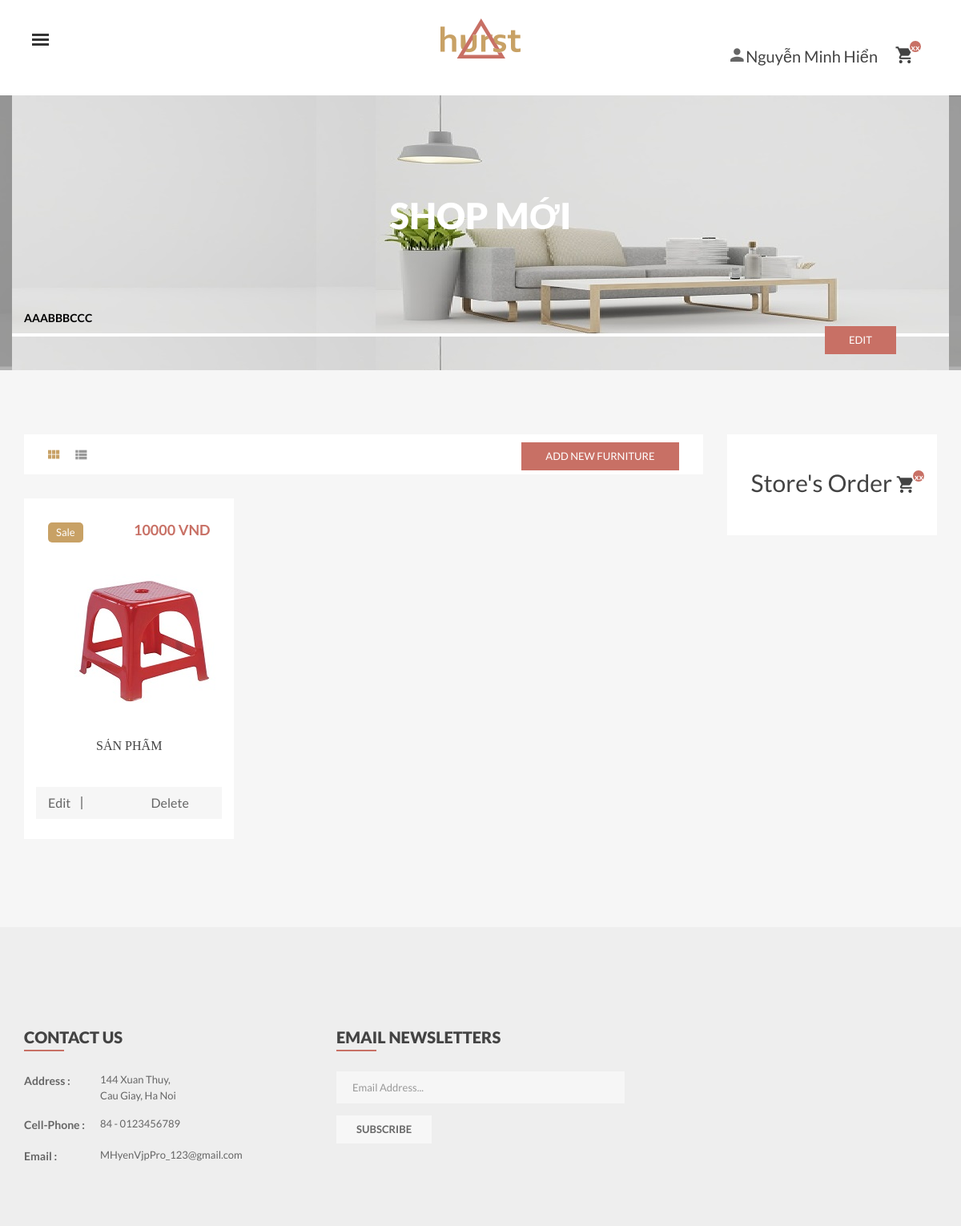
/my_shop (signed in), run on the app's committed database.
### website/models.py (models this page shows)
class User(db.Model, UserMixin):
    id = db.Column(db.Integer, primary_key=True)
    full_name = db.Column(db.String(100))
    user_name = db.Column(db.String(150), unique=True)
    password = db.Column(db.String(150))
    type_user = db.Column(db.Integer)

class Shop(db.Model, UserMixin):
    id = db.Column(db.Integer, primary_key=True)
    name = db.Column(db.String(100))
    id_user = db.Column(db.Integer)
    address = db.Column(db.String(200))
    img = db.Column(db.String(150))

class Furniture(db.Model, UserMixin):
    id = db.Column(db.Integer, primary_key=True)
    name = db.Column(db.String(100))
    id_shop = db.Column(db.Integer)
    img = db.Column(db.String(150))
    price = db.Column(db.Integer)
    describe = db.Column(db.String(5000))
    status = db.Column(db.String(50))

### website/views.py (the view)
@views.route('/my_shop', methods=['POST', 'GET'])
def my_shop():
    list_shop = Shop.query.all()
    list_furniture = Furniture.query.all()
    user=current_user
    shop = False
    for i in list_shop:
        if i.id_user == user.id:
            shop = i
    list_fic = FurInCart().query.all()
    total=0
    count=0
    for i in list_fic:
        if i.id_cart == current_user.id:
            total+=i.price*i.quantity
            count+=1
    return render_template("my_shop.html", user=current_user,
                                        shop=shop,
                                        list_fur=list_furniture,
                                        total=total,
                                        count=count)

### website/__init__.py (called while the page is built)
def create_app():
    app = Flask(__name__)
    app.config['SECRET_KEY'] = 'Vjp pro'
    app.config['SQLALCHEMY_DATABASE_URI'] = f'sqlite:///{DB_NAME}'
    app.app_context().push()
    db.init_app(app)
    app.config["IMAGE_UPLOADS"] = "website/static/uploads/"
    app.config["ALLOWED_IMAGE_EXTENSIONS"] = ["JPEG", "JPG", "PNG", "GIF"]
    app.config['WHOOSH_BASE'] = 'whoosh'
    from .views import views
    from .auth import auth
    app.register_blueprint(views, url_prefix = '/')
    app.register_blueprint(auth, url_prefix = '/')
    from .models import User
    create_database(app)
    login_manager = LoginManager()
    login_manager.login_view = 'auth.login'
    login_manager.init_app(app)
    @login_manager.user_loader
    def load_user(id):
        return User.query.get(int(id))
    return app

### website/templates/my_shop.html (shortened to what this page needs)
{% extends "base.html" %}
{% block content %}
    {% if shop == 0 %}
    <div class="contact-us-area  pt-80 pb-80">
        <div class="container">
            <div class="thankyour-area bg-white mb-30">
                <div class="row">
                    <div class="col-md-12">
                        <div class="thankyou">
                            <h2 class="text-center mb-0">
                                You don't have any stores. Let's create a new store and start your business
                            </h2>
                        </div>
                    </div>
                </div>
            </div>
        </div>
        <a href="/create_shop/{{user.id}}" class="button-one submit-button" data-text="Create store" style="margin-left: 650px;">
            Create store
        </a>
    </div>
    {% else %}
    <div class="heading-banner-area overlay-bg">
        <div class="container">
            <div class="row">
                <div class="col-md-12" style="background-image: url(/static/uploads/{{shop.img}});">
                    <div class="heading-banner">
                        <div class="heading-banner-title">
                            <h2>{{shop.name}}</h2>
                        </div>
                        <div class="breadcumbs pb-15">
                            <ul>
                                <li><a style="color: black;">{{shop.address}}</a></li>
                                <a href="/edit_shop/{{shop.id}}" class="button-one submit-button" data-text="Edit" style="margin-left: 1000px;">
                                    edit
                                </a>
                            </ul>
                        </div>
                    </div>
                </div>
            </div>
        </div>
    </div>
    <div class="product-area pt-80 pb-80 product-style-2">
        <div class="container">
            <div class="row">
                <div class="col-md-9">
                    <div class="shop-content">
                        <div class="product-option mb-30 mt-tab-30 mt-xs-30 clearfix">
                            <ul class="shop-tab">
                                <li class="active"><a href="#grid-view" data-toggle="tab"><i class="zmdi zmdi-view-module"></i></a></li>
                                <li><a href="#list-view"  data-toggle="tab"><i class="zmdi zmdi-view-list"></i></a></li>
                            </ul>
                            <div class="showing text-right hidden-xs" style="margin-top: 10px;">
                                <a href="/add_new_furniture/{{shop.id}}" class="button-one submit-button" data-text="Add new furnitiure" >
                                    Add new Furniture
                                </a>
                            </div>
                        </div>
                        <div class="tab-content">
                            <div class="tab-pane active" id="grid-view">
                                <div class="row">
                                    {% for fur in list_fur %}
                                    {% if fur.id_shop == shop.id %}
                                    <div class="col-lg-4 col-md-4 col-sm-6 col-xs-12">
                                        <div class="single-product">
                                            <div class="product-img">
                                                <span class="pro-label new-label">{{fur.status}}</span>
                                                <span class="pro-price-2">{{fur.price}} VND</span>
                                                <a style="width: 270px; height: 270px;" href="/detail_furniture/{{fur.id}}"><img src="/static/uploads/{{fur.img}}" alt="" /></a>
                                            </div>
                                            <div class="product-info clearfix text-center">
                                                <div class="fix">
                                                    <h4 class="post-title"><a href="/detail_furniture/{{fur.id}}">{{fur.name}}</a></h4>
                                                </div>
                                                <div class="clearfix">
                                                    <div class="product-action clearfix">
                                                        <a href="/edit_furniture/{{fur.id}}" data-toggle="tooltip" data-placement="top" >Edit</a>
                                                        <a href="/delete_fur/{{fur.id}}" data-toggle="modal" data-placement="top" style="margin-left: 80px;">Delete</a>
                                                    </div>
                                                </div>
                                            </div>
                                        </div>
                                    </div>
                                    {% endif %}
                                    {% endfor %}
                                </div>
                            </div>
                        </div>
                    </div>
                </div>
                <div class="col-md-3">
                    <aside class="widget widget-search mb-30">
                        <a class="cart-icon" href="/store_order/{{shop.id}}" style="font-size: 30px;">
                            Store's Order
                            <i class="zmdi zmdi-shopping-cart"></i>
                            <span>xx</span>
                        </a>
                    </aside>
                </div>
            </div>
        </div>
    </div>
    {% endif %}
{% endblock content %}

### website/templates/header.html (shortened to what this page needs)
<header id="sticky-menu" class="header header-2">
    <div class="header-area">
        <div class="container-fluid">
            <div class="row">
                <div class="col-sm-4 col-sm-offset-4 col-xs-7">
                    <div class="logo text-center">
                        <a href="/"><img src="/static/img/logo/logo.png" alt="" /></a>
                    </div>
                </div>
                <div class="col-sm-4 col-xs-5">
                    <div class="mini-cart text-right" style="margin-top: 20px;">
                        <ul>
                            {% if user.is_authenticated %}
                            <li style="margin-right: 20px;">
                                <div class="cart-icon">
                                <i class="zmdi zmdi-account">   </i>
                                <a href="#" style="font-size: 20px;">{{ user.full_name }}</a>
                                </div>
                            </li>
                            <li>
                                <a class="cart-icon" href="#">
                                    <i class="zmdi zmdi-shopping-cart"></i>
                                    <span>xx</span>
                                </a>
                            </li>
                            {% endif %}
                        </ul>
                    </div>
                </div>
            </div>
        </div>
    </div>
    <div class="menu-toggle menu-toggle-2 hamburger hamburger--emphatic hidden-xs">
        <div class="hamburger-box">
            <div class="hamburger-inner"></div>
        </div>
    </div>
</header>

### website/static/css/default.css (style rules this page uses)
.banner-thumb , .product-img a { display: block; }
.pro-label { left: 20px; position: absolute; top: 20px; z-index: 2; background: #c8a165 none repeat scroll 0 0; border-radius: 5px; color: #fff; height: 25px; line-height: 25px; padding: 0 10px; text-transform: capitalize; }
.pro-label.new-label { background: #c8a165 none repeat scroll 0 0; }
.product-style-2 .pro-label { left: 15px; top: 15px; }
.button-one { background: #efefef none repeat scroll 0 0; display: inline-block; height: 30px; line-height: 30px; overflow: hidden; padding: 0 15px; position: relative; }
.button-one::before { background: #c8a165 none repeat scroll 0 0; bottom: 0; color: #fff; content: attr(data-text); left: -100%; position: absolute; text-align: center; top: 0; width: 100%; visibility: hidden; z-index: 11; }
.button-one::after { border: 2px solid #d3d3d3; bottom: 0; content: ""; left: 0; position: absolute; top: 0; width: 100%; z-index: 1; }
.submit-button { background: #c87065 none repeat scroll 0 0; color: #fff; height: 35px; line-height: 35px; padding: 0 30px; text-transform: uppercase; }
.submit-button.button-one::after { border-color: transparent; }
.mb-30 { margin-bottom: 30px; }
.pb-80 { padding-bottom: 80px; }
.pb-15 { padding-bottom: 15px; }
.pt-80 { padding-top: 80px; }
.hamburger { padding: 15px 15px; display: inline-block; cursor: pointer; transition-property: opacity, -webkit-filter; transition-property: opacity, filter; transition-property: opacity, filter, -webkit-filter; transition-duration: 0.15s; transition-timing-function: linear; font: inherit; color: inherit; text-transform: none; background-color: transparent; border: 0; margin: 0; overflow: visible; }
.hamburger-box { display: inline-block; height: 15px; position: relative; width: 21px; }
.hamburger-inner { display: block; top: 50%; margin-top: -2px; }
.hamburger-inner, .hamburger-inner::before, .hamburger-inner::after { width: 21px; height: 3px; background-color: #333; border-radius: 0px; position: absolute; transition-property: -webkit-transform; transition-property: transform; transition-property: transform, -webkit-transform; transition-duration: 0.15s; transition-timing-function: ease; }
.hamburger-inner::before, .hamburger-inner::after { content: ""; display: block; }
.hamburger-inner::before { top: -6px; }
.hamburger-inner::after { bottom: -10px; }
.hamburger--emphatic { overflow: hidden; }
.hamburger--emphatic .hamburger-inner { transition: background-color 0.2s 0.25s ease-in; }
.hamburger--emphatic .hamburger-inner::before { left: 0; transition: top 0.05s 0.2s linear, left 0.2s 0.25s ease-in, -webkit-transform 0.2s cubic-bezier(0.6, 0.04, 0.98, 0.335); transition: transform 0.2s cubic-bezier(0.6, 0.04, 0.98, 0.335), top 0.05s 0.2s linear, left 0.2s 0.25s ease-in; transition: transform 0.2s cubic-bezier(0.6, 0.04, 0.98, 0.335), top 0.05s 0.2s linear, left 0.2s 0.25s ease-in, -webkit-transform 0.2s cubic-bezier(0.6, 0.04, 0.98, 0.335); }
.hamburger--emphatic .hamburger-inner::after { top: 6px; right: 0; transition: top 0.05s 0.2s linear, right 0.2s 0.25s ease-in, -webkit-transform 0.2s cubic-bezier(0.6, 0.04, 0.98, 0.335); transition: transform 0.2s cubic-bezier(0.6, 0.04, 0.98, 0.335), top 0.05s 0.2s linear, right 0.2s 0.25s ease-in; transition: transform 0.2s cubic-bezier(0.6, 0.04, 0.98, 0.335), top 0.05s 0.2s linear, right 0.2s 0.25s ease-in, -webkit-transform 0.2s cubic-bezier(0.6, 0.04, 0.98, 0.335); }

### data on the page
User: full_name "Nguyễn Minh Hiển"
Shop: img (picture), name "SHOP MỚI", address "AAABBBCCC"
Furniture: status "Sale", price "10000", img (picture), name "SẢN PHẨM"
